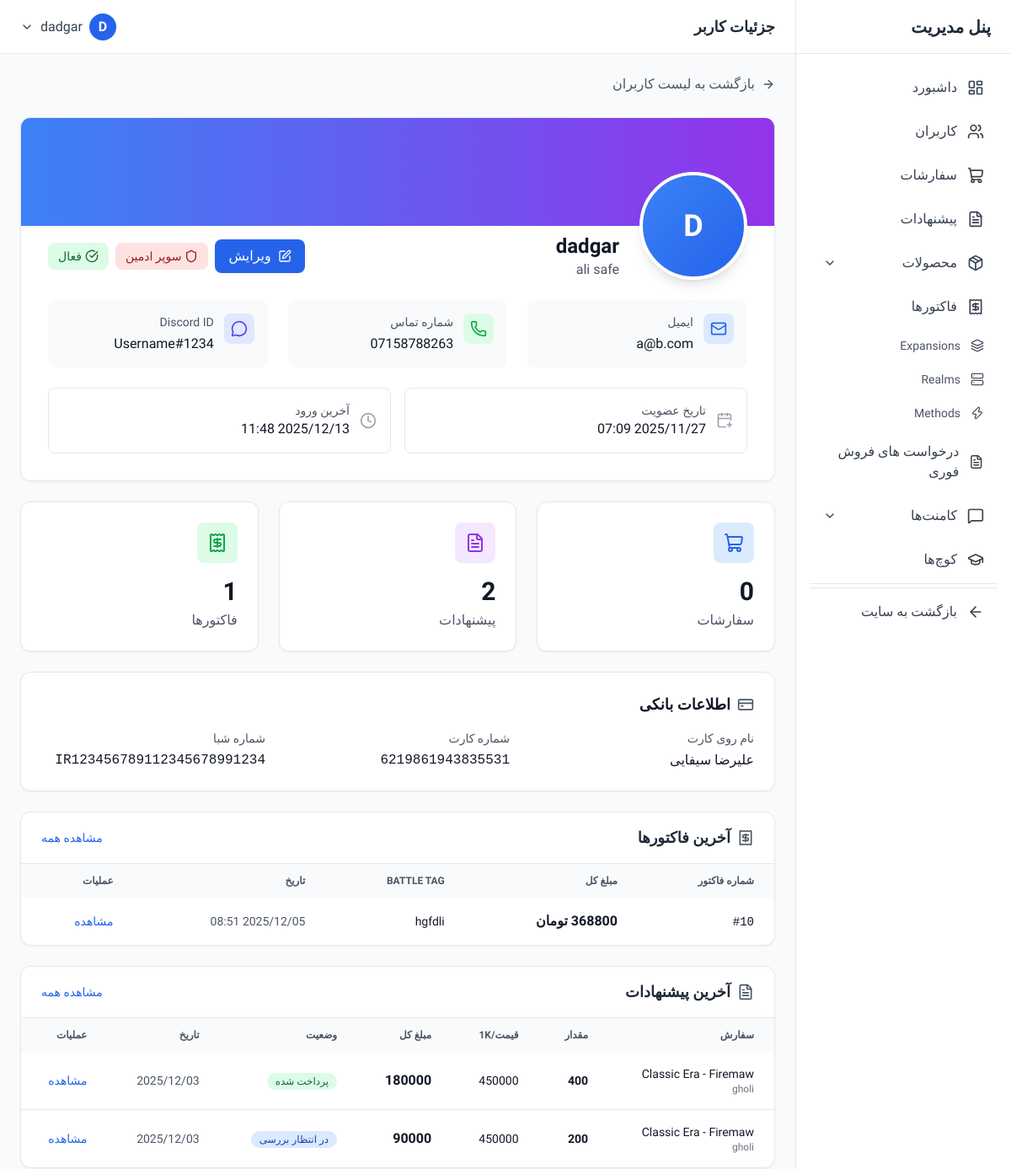
The app's page /dashboard/users/1/ (signed in, upper part), older data.
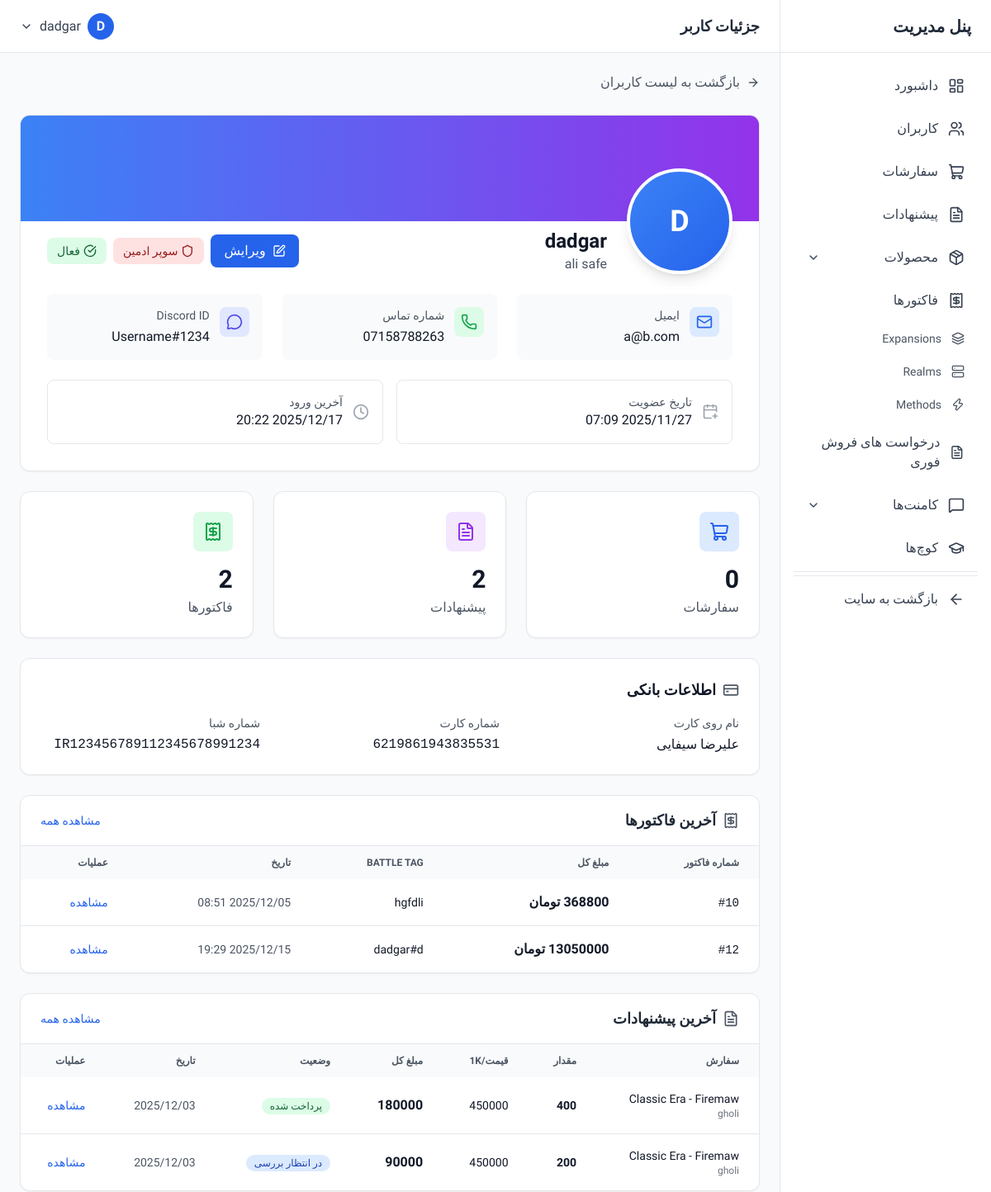
The same page, newer data.
### account/models.py (models this page shows, shortened)
class User(AbstractUser):
    email = models.EmailField('Email Address', unique=True)
    phone = models.CharField('Phone Number', max_length=15)
    discord_id = models.CharField('Discord ID', max_length=255)
    last_activation_email_sent = models.DateTimeField(null=True, blank=True)

class BankAccount(models.Model):
    user = models.OneToOneField(settings.AUTH_USER_MODEL, on_delete=models.CASCADE)
    full_name = models.CharField(max_length=100, blank=True, null=True, verbose_name="نام روی کارت")
    card_number = models.CharField(max_length=16, blank=True, null=True, verbose_name="شماره کارت")
    shaba_number = models.CharField(max_length=26, blank=True, null=True, verbose_name="شماره شبا")

### shop/models.py (models this page shows, shortened)
class Invoice(models.Model):
    date = models.DateTimeField(auto_now_add=True)
    number = models.IntegerField(null=True, blank=True)
    user = models.ForeignKey(User, on_delete=models.PROTECT)
    total = models.IntegerField()
    discount = models.FloatField(default=0)
    description = models.TextField(null=True, blank=True)
    battle_tag = models.CharField(max_length=255)
    vat = models.FloatField(default=0.09)

### core/models.py (models this page shows, shortened)
class Offer(models.Model):
    STATUS_CHOICES = [
        ('pending', 'در انتظار تکمیل'),
        ('review', 'در انتظار بررسی'),
        ('Awaiting_payment', 'در انتظار پرداخت'),
        ('paid', 'پرداخت شده'),
        ('nptapprove', 'تایید نشد')
    ]
    order = models.ForeignKey('Order', on_delete=models.CASCADE, related_name='offers')  # هر Offer به یک Order وصل است
    seller = models.ForeignKey(User, on_delete=models.CASCADE, related_name='offers')  # فروشنده
    quantity = models.PositiveIntegerField()
    price_per_1k = models.IntegerField()
    total_price = models.IntegerField()
    status = models.CharField(max_length=20, choices=STATUS_CHOICES, default='pending')
    created_at = models.DateTimeField(auto_now_add=True)
    proof = models.FileField(upload_to=_get_avatar_upload_path, null=True, blank=True)

class Order(models.Model):
    STATUS_CHOICES = [
        ('available', 'در دسترس'),
        ('Done', 'به اتمام رسیده'),
        ('cansel', 'لغو شده'),
        ('pending', 'در حال بررسی'),
    ]
    FACTION_CHOICES = [
        ('horde', 'Horde'),
        ('alliance', 'Alliance')
    ]
    REGION_CHOICES = [
        ('eu', 'EU'),
        ('us', 'US')
    ]
    title = models.CharField('Title', max_length=255)
    uuid = models.UUIDField(unique=True, default=uuid.uuid4)
    created_at = models.DateTimeField(auto_now_add=True)
    description = models.TextField()
    buyer = models.CharField('Buyer', max_length=255)
    expansion = models.ManyToManyField(Expansion,)
    faction = models.CharField('Faction', max_length=255, choices=FACTION_CHOICES)
    realm = models.ManyToManyField(Realm,)
    region = models.CharField('Region', max_length=255, choices=REGION_CHOICES)
    min_reserve = models.IntegerField('Min. Reserve')
    price_per_1k = models.IntegerField('Price per 1k')
    amount = models.IntegerField('Amount')
    status = models.CharField('Status', max_length=255, choices=STATUS_CHOICES)
    rest = models.IntegerField('Rest', default=0)

### dashboard/views.py (the view)
# urls.py: path('users/<int:pk>/', views.user_detail, name='user_detail'),
@login_required
@user_passes_test(is_admin)
def user_detail(request, pk):
    user = get_object_or_404(User, pk=pk)
    user_orders = Order.objects.filter(buyer=user.username).count()
    user_offers = Offer.objects.filter(seller=user).count()
    user_invoices = Invoice.objects.filter(user=user)
    user_offers_list = Offer.objects.filter(seller=user).select_related('order').order_by('-created_at')[:5]
    context = {
        'user_obj': user,
        'user_orders': user_orders,
        'user_offers': user_offers,
        'user_invoices': user_invoices,
        'user_offers_list': user_offers_list,
    }
    return render(request, 'dashboard/users/detail.html', context)

### dashboard/views.py (called while the page is built)
def is_admin(user):
    return user.is_staff or user.is_superuser

### dashboard/templates/dashboard/users/detail.html (shortened to what the changed rows need)
{% extends 'dashboard/base.html' %}
{% block page_title %}جزئیات کاربر{% endblock %}
{% block content %}
<div class="space-y-6">
    <div class="bg-white rounded-xl shadow-sm border border-gray-200 overflow-hidden">
        <div class="px-8 pb-8">
            <div class="flex flex-col sm:flex-row items-start sm:items-end gap-6 -mt-16 mb-6">
                <div class="w-32 h-32 rounded-full bg-gradient-to-br from-blue-500 to-blue-600 flex items-center justify-center text-white text-4xl font-bold border-4 border-white shadow-lg">
                    {{ user_obj.username|slice:":1"|upper }}
                </div>
                <div class="flex-1">
                    <div class="flex flex-col sm:flex-row sm:items-center sm:justify-between gap-4 pt-4">
                        <div>
                            <h2 class="text-2xl font-bold text-gray-900">{{ user_obj.username }}</h2>
                            {% if user_obj.first_name or user_obj.last_name %}
                            <p class="text-gray-600">{{ user_obj.first_name }} {{ user_obj.last_name }}</p>
                            {% endif %}
                        </div>
                    </div>
                </div>
            </div>
            <div class="grid grid-cols-1 md:grid-cols-3 gap-6 mb-6">
                <div class="flex items-start gap-3 p-4 bg-gray-50 rounded-lg">
                    <div>
                        <p class="text-sm text-gray-600 mb-1">ایمیل</p>
                        <p class="font-medium text-gray-900">{{ user_obj.email }}</p>
                    </div>
                </div>
                <div class="flex items-start gap-3 p-4 bg-gray-50 rounded-lg">
                    <div>
                        <p class="text-sm text-gray-600 mb-1">شماره تماس</p>
                        <p class="font-medium text-gray-900">{{ user_obj.phone|default:"تعیین نشده" }}</p>
                    </div>
                </div>
                <div class="flex items-start gap-3 p-4 bg-gray-50 rounded-lg">
                    <div>
                        <p class="text-sm text-gray-600 mb-1">Discord ID</p>
                        <p class="font-medium text-gray-900">{{ user_obj.discord_id|default:"تعیین نشده" }}</p>
                    </div>
                </div>
            </div>
            <div class="grid grid-cols-1 md:grid-cols-2 gap-4">
                <div class="flex items-center gap-3 p-4 border border-gray-200 rounded-lg">
                    <div>
                        <p class="text-sm text-gray-600">تاریخ عضویت</p>
                        <p class="font-medium text-gray-900">{{ user_obj.date_joined|date:"Y/m/d H:i" }}</p>
                    </div>
                </div>
                <div class="flex items-center gap-3 p-4 border border-gray-200 rounded-lg">
                    <div>
                        <p class="text-sm text-gray-600">آخرین ورود</p>
                        <p class="font-medium text-gray-900">{{ user_obj.last_login|date:"Y/m/d H:i"|default:"هرگز" }}</p>
                    </div>
                </div>
            </div>
        </div>
    </div>
    <div class="grid grid-cols-1 md:grid-cols-3 gap-6">
        <div class="bg-white rounded-xl shadow-sm border border-gray-200 p-6">
            <div class="flex items-center justify-between mb-4">
                <div class="p-3 bg-green-100 rounded-lg">
                </div>
            </div>
            <h3 class="text-3xl font-bold text-gray-900 mb-1">{{ user_invoices.count }}</h3>
            <p class="text-gray-600">فاکتورها</p>
        </div>
    </div>
    {% if user_obj.bankaccount %}
    <div class="bg-white rounded-xl shadow-sm border border-gray-200 p-6">
        <h3 class="text-lg font-semibold text-gray-900 mb-4 flex items-center gap-2">
            <i data-lucide="credit-card" class="w-5 h-5 text-gray-600"></i>
            اطلاعات بانکی
        </h3>
        <div class="grid grid-cols-1 md:grid-cols-3 gap-6">
            <div>
                <p class="text-sm text-gray-600 mb-1">نام روی کارت</p>
                <p class="font-medium text-gray-900">{{ user_obj.bankaccount.full_name|default:"تعیین نشده" }}</p>
            </div>
            <div>
                <p class="text-sm text-gray-600 mb-1">شماره کارت</p>
                <p class="font-medium text-gray-900 font-mono">{{ user_obj.bankaccount.card_number|default:"تعیین نشده" }}</p>
            </div>
            <div>
                <p class="text-sm text-gray-600 mb-1">شماره شبا</p>
                <p class="font-medium text-gray-900 font-mono">{{ user_obj.bankaccount.shaba_number|default:"تعیین نشده" }}</p>
            </div>
        </div>
    </div>
    {% endif %}
    {% if user_invoices %}
    <div class="bg-white rounded-xl shadow-sm border border-gray-200 overflow-hidden">
        <div class="overflow-x-auto">
            <table class="w-full">
                <thead class="bg-gray-50">
                    <tr>
                        <th class="px-6 py-3 text-right text-xs font-semibold text-gray-600 uppercase">شماره فاکتور</th>
                        <th class="px-6 py-3 text-right text-xs font-semibold text-gray-600 uppercase">مبلغ کل</th>
                        <th class="px-6 py-3 text-right text-xs font-semibold text-gray-600 uppercase">Battle Tag</th>
                        <th class="px-6 py-3 text-right text-xs font-semibold text-gray-600 uppercase">تاریخ</th>
                        <th class="px-6 py-3 text-right text-xs font-semibold text-gray-600 uppercase">عملیات</th>
                    </tr>
                </thead>
                <tbody class="divide-y divide-gray-200">
                    {% for invoice in user_invoices|slice:":5" %}
                    <tr class="hover:bg-gray-50">
                        <td class="px-6 py-4">
                            <span class="font-mono text-sm text-gray-900">#{{ invoice.number|default:invoice.id }}</span>
                        </td>
                        <td class="px-6 py-4">
                            <span class="font-semibold text-gray-900">{{ invoice.total|floatformat:0 }} تومان</span>
                        </td>
                        <td class="px-6 py-4">
                            <span class="text-sm text-gray-900">{{ invoice.battle_tag }}</span>
                        </td>
                        <td class="px-6 py-4">
                            <span class="text-sm text-gray-600">{{ invoice.date|date:"Y/m/d H:i" }}</span>
                        </td>
                        <td class="px-6 py-4">
                            <a href="{% url 'dashboard:invoice_detail' invoice.pk %}" class="text-blue-600 hover:text-blue-700 text-sm font-medium">
                                مشاهده
                            </a>
                        </td>
                    </tr>
                    {% endfor %}
                </tbody>
            </table>
        </div>
    </div>
    {% endif %}
    {% if user_offers_list %}
    <div class="bg-white rounded-xl shadow-sm border border-gray-200 overflow-hidden">
        <div class="overflow-x-auto">
            <table class="w-full">
                <thead class="bg-gray-50">
                    <tr>
                        <th class="px-6 py-3 text-right text-xs font-semibold text-gray-600 uppercase">سفارش</th>
                        <th class="px-6 py-3 text-right text-xs font-semibold text-gray-600 uppercase">مقدار</th>
                        <th class="px-6 py-3 text-right text-xs font-semibold text-gray-600 uppercase">قیمت/1K</th>
                        <th class="px-6 py-3 text-right text-xs font-semibold text-gray-600 uppercase">مبلغ کل</th>
                        <th class="px-6 py-3 text-right text-xs font-semibold text-gray-600 uppercase">وضعیت</th>
                        <th class="px-6 py-3 text-right text-xs font-semibold text-gray-600 uppercase">تاریخ</th>
                        <th class="px-6 py-3 text-right text-xs font-semibold text-gray-600 uppercase">عملیات</th>
                    </tr>
                </thead>
                <tbody class="divide-y divide-gray-200">
                    {% for offer in user_offers_list|slice:":5" %}
                    <tr class="hover:bg-gray-50">
                        <td class="px-6 py-4">
                            <div>
                                <p class="font-medium text-gray-900 text-sm">{{ offer.order.title|truncatewords:4 }}</p>
                                <p class="text-xs text-gray-500">{{ offer.order.buyer }}</p>
                            </div>
                        </td>
                        <td class="px-6 py-4">
                            <span class="text-sm font-semibold text-gray-900">{{ offer.quantity|floatformat:0 }}</span>
                        </td>
                        <td class="px-6 py-4">
                            <span class="text-sm text-gray-900">{{ offer.price_per_1k|floatformat:0 }}</span>
                        </td>
                        <td class="px-6 py-4">
                            <span class="font-semibold text-gray-900">{{ offer.total_price|floatformat:0 }}</span>
                        </td>
                        <td class="px-6 py-4">
                            <span class="inline-flex items-center px-2.5 py-0.5 rounded-full text-xs font-medium
                                {% if offer.status == 'pending' %}bg-yellow-100 text-yellow-800
                                {% elif offer.status == 'review' %}bg-blue-100 text-blue-800
                                {% elif offer.status == 'Awaiting_payment' %}bg-orange-100 text-orange-800
                                {% elif offer.status == 'paid' %}bg-green-100 text-green-800
                                {% else %}bg-red-100 text-red-800{% endif %}">
                                {{ offer.get_status_display }}
                            </span>
                        </td>
                        <td class="px-6 py-4">
                            <span class="text-sm text-gray-600">{{ offer.created_at|date:"Y/m/d" }}</span>
                        </td>
                        <td class="px-6 py-4">
                            <a href="{% url 'dashboard:offer_detail' offer.pk %}" class="text-blue-600 hover:text-blue-700 text-sm font-medium">
                                مشاهده
                            </a>
                        </td>
                    </tr>
                    {% endfor %}
                </tbody>
            </table>
        </div>
    </div>
    {% endif %}
</div>
{% endblock %}

### dashboard/templates/dashboard/base.html (shortened to what the changed rows need)
<!DOCTYPE html>
<html lang="fa" dir="rtl">
<head>
    <script src="https://cdn.tailwindcss.com"></script>
</head>
<body class="bg-gray-50" x-data="{ sidebarOpen: true, mobileMenuOpen: false }">
    <aside
        :class="sidebarOpen ? 'translate-x-0' : 'translate-x-full'"
        class="fixed right-0 top-0 z-40 h-screen w-64 bg-white border-l border-gray-200 transition-transform duration-300 ease-in-out lg:translate-x-0"
    >
        <div class="flex items-center justify-between h-16 px-6 border-b border-gray-200">
            <h1 class="text-xl font-bold text-gray-800">پنل مدیریت</h1>
        </div>
    </aside>
    <div class="lg:mr-64">
        <header class="bg-white border-b border-gray-200 h-16 flex items-center justify-between px-6 sticky top-0 z-30">
            <div class="flex items-center gap-4">
                <h2 class="text-lg font-semibold text-gray-800">{% block page_title %}داشبورد{% endblock %}</h2>
            </div>
            <div class="flex items-center gap-4" x-data="{ open: false }">
                <div class="relative">
                    <button @click="open = !open" class="flex items-center gap-2 text-gray-700 hover:text-gray-900">
                        <div class="w-8 h-8 rounded-full bg-blue-600 flex items-center justify-center text-white font-semibold">
                            {{ request.user.username|slice:":1"|upper }}
                        </div>
                        <span class="hidden md:block">{{ request.user.username }}</span>
                        <i data-lucide="chevron-down" class="w-4 h-4"></i>
                    </button>
                </div>
            </div>
        </header>
        <main class="p-6">
            {% block content %}{% endblock %}
        </main>
    </div>
</body>
</html>

Row changes from the older to the newer data that the page shows:
changed User "dadgar": last_login "2025/12/13 11:48" → "2025/12/17 20:22"
added Invoice: number "12", total "13050000", battle_tag "dadgar#d", date "2025/12/15 19:29"
Text that changed along with them:
{{ user_invoices.count }}: "1" → "2"
